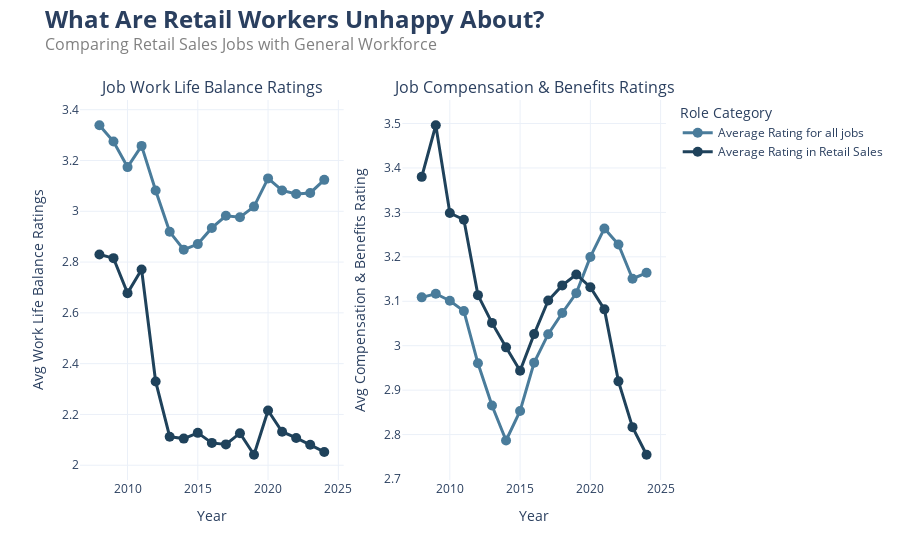

Notebook code for this chart:
### Code cell
from plotly.subplots import make_subplots

# Create a subplot layout with 1 row and 2 columns
fig = make_subplots(rows=1, cols=2, subplot_titles=(
    "Job Work Life Balance Ratings",
    "Job Compensation & Benefits Ratings"
))

# Define colors for both plots
colors = {
    'Retail Sales': '#1F425B',   
    'Other Roles': '#4A7C9B'      
}

# First Plot: Overall Satisfaction Ratings (Legend included)
for category in grouped_4.columns:
    legend_name = "Average Rating in Retail Sales" if category == "Retail Sales" else "Average Rating for all jobs"
    fig.add_trace(go.Scatter(
        x=grouped_4.index, 
        y=grouped_4[category], 
        mode='lines+markers',
        name=legend_name,
        line=dict(color=colors[category], width=3),
        marker=dict(size=10, color=colors[category], symbol='circle')
    ), row=1, col=1)

# Second Plot: Compensation & Benefits Ratings (Legend hidden)
for category in grouped_2.columns:
    fig.add_trace(go.Scatter(
        x=grouped_2.index, 
        y=grouped_2[category], 
        mode='lines+markers',
        showlegend=False,  # Hide legend for the second plot
        line=dict(color=colors[category], width=3),
        marker=dict(size=10, color=colors[category], symbol='circle')
    ), row=1, col=2)

# Update layout for the subplot
fig.update_layout(
    title={
        'text': "<b><span style='font-size: 24px;'>What Are Retail Workers Unhappy About?  </span></b><br><span style='font-size: 16px; color: gray;'>Comparing Retail Sales Jobs with General Workforce</span>",
        'y':0.95,
        'x':0.05,  
        'xanchor': 'left',  
        'yanchor': 'top'
    },
    xaxis_title="Year",
    yaxis_title="Average Rating",
    template='plotly_white',
    legend_title="Role Category",
)

# Update individual x- and y-axis titles for each plot
fig.update_xaxes(title_text="Year", row=1, col=1)
fig.update_yaxes(title_text="Avg Work Life Balance Ratings", row=1, col=1)

fig.update_xaxes(title_text="Year", row=1, col=2)
fig.update_yaxes(title_text="Avg Compensation & Benefits Rating", row=1, col=2)

fig.show()

### Figure 1 — Plotly figure (JSON) as saved in the notebook; plotly's stock layout.template omitted (floating-point values rounded to 4 significant figures)
{"data": [{"line": {"color": "#4A7C9B", "width": 3}, "marker": {"color": "#4A7C9B", "size": 10, "symbol": "circle"}, "mode": "lines+markers", "name": "Average Rating for all jobs", "type": "scatter", "x": [2008, 2009, 2010, 2011, 2012, 2013, 2014, 2015, 2016, 2017, 2018, 2019, 2020, 2021, 2022, 2023, 2024], "xaxis": "x", "y": [3.339, 3.274, 3.174, 3.257, 3.082, 2.919, 2.849, 2.871, 2.934, 2.982, 2.977, 3.018, 3.13, 3.082, 3.068, 3.072, 3.124], "yaxis": "y"}, {"line": {"color": "#1F425B", "width": 3}, "marker": {"color": "#1F425B", "size": 10, "symbol": "circle"}, "mode": "lines+markers", "name": "Average Rating in Retail Sales", "type": "scatter", "x": [2008, 2009, 2010, 2011, 2012, 2013, 2014, 2015, 2016, 2017, 2018, 2019, 2020, 2021, 2022, 2023, 2024], "xaxis": "x", "y": [2.83, 2.815, 2.678, 2.771, 2.33, 2.112, 2.105, 2.127, 2.088, 2.082, 2.126, 2.041, 2.216, 2.132, 2.107, 2.081, 2.052], "yaxis": "y"}, {"line": {"color": "#4A7C9B", "width": 3}, "marker": {"color": "#4A7C9B", "size": 10, "symbol": "circle"}, "mode": "lines+markers", "showlegend": false, "type": "scatter", "x": [2008, 2009, 2010, 2011, 2012, 2013, 2014, 2015, 2016, 2017, 2018, 2019, 2020, 2021, 2022, 2023, 2024], "xaxis": "x2", "y": [3.109, 3.117, 3.101, 3.078, 2.96, 2.865, 2.787, 2.853, 2.962, 3.026, 3.074, 3.118, 3.2, 3.264, 3.228, 3.151, 3.164], "yaxis": "y2"}, {"line": {"color": "#1F425B", "width": 3}, "marker": {"color": "#1F425B", "size": 10, "symbol": "circle"}, "mode": "lines+markers", "showlegend": false, "type": "scatter", "x": [2008, 2009, 2010, 2011, 2012, 2013, 2014, 2015, 2016, 2017, 2018, 2019, 2020, 2021, 2022, 2023, 2024], "xaxis": "x2", "y": [3.38, 3.496, 3.299, 3.284, 3.114, 3.051, 2.996, 2.943, 3.026, 3.102, 3.136, 3.16, 3.132, 3.082, 2.92, 2.817, 2.755], "yaxis": "y2"}], "layout": {"annotations": [{"font": {"size": 16}, "showarrow": false, "text": "Job Work Life Balance Ratings", "x": 0.225, "xanchor": "center", "xref": "paper", "y": 1, "yanchor": "bottom", "yref": "paper"}, {"font": {"size": 16}, "showarrow": false, "text": "Job Compensation & Benefits Ratings", "x": 0.775, "xanchor": "center", "xref": "paper", "y": 1, "yanchor": "bottom", "yref": "paper"}], "legend": {"title": {"text": "Role Category"}}, "title": {"text": "<b><span style='font-size: 24px;'>What Are Retail Workers Unhappy About?  </span></b><br><span style='font-size: 16px; color: gray;'>Comparing Retail Sales Jobs with General Workforce</span>", "x": 0.05, "xanchor": "left", "y": 0.95, "yanchor": "top"}, "xaxis": {"anchor": "y", "domain": [0, 0.45], "title": {"text": "Year"}}, "xaxis2": {"anchor": "y2", "domain": [0.55, 1], "title": {"text": "Year"}}, "yaxis": {"anchor": "x", "domain": [0, 1], "title": {"text": "Avg Work Life Balance Ratings"}}, "yaxis2": {"anchor": "x2", "domain": [0, 1], "title": {"text": "Avg Compensation & Benefits Rating"}}}}
